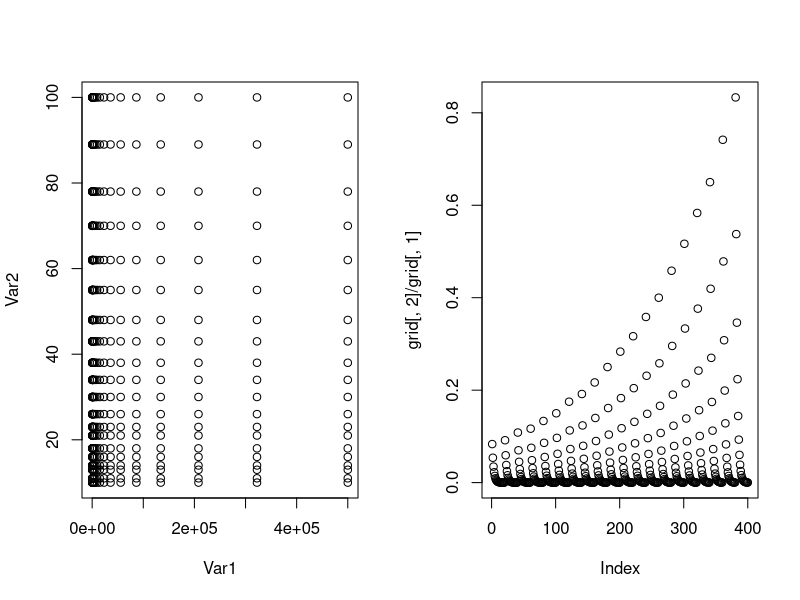
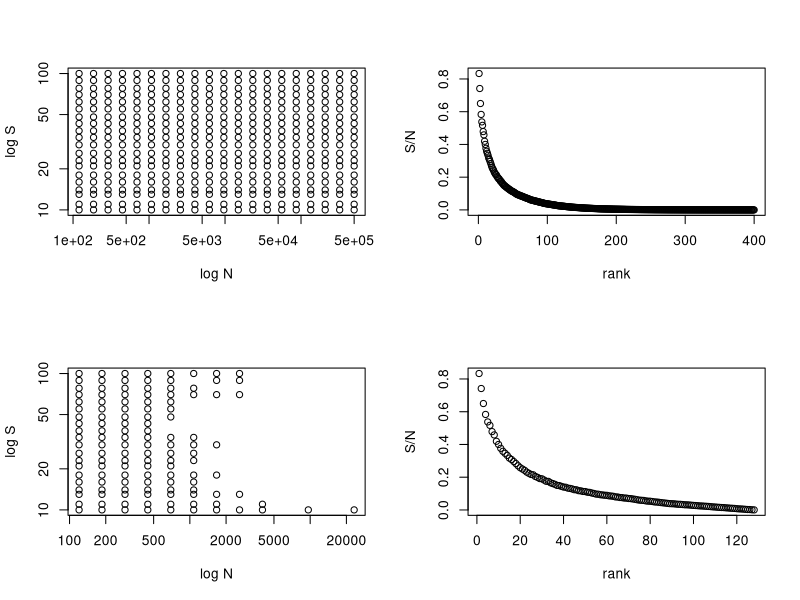

R code for these plots, in order:

##what parameter combinations to consider


S <- round(10^seq(log10(10),log10(100),length.out=20))

N <- round(10^seq(log10(120),log10(5e5),length.out=20))


grid <- expand.grid(N,S)
par(mfrow=c(1,2))
plot(grid)
plot(grid[,2]/grid[,1])
ratios<-round(sort(unique(grid[,2]/grid[,1])),3)

grid.uni <- grid[unique(match(ratios,round(grid[,2]/grid[,1],3))),]
dim(grid.uni)

par(mfrow=c(2,2))
plot(grid,log='xy',xlab='log N',ylab='log S')
plot(sort(grid[,2]/grid[,1],decreasing = TRUE), xlab='rank',ylab='S/N')
plot(grid.uni,log='xy',xlab='log N',ylab='log S')
plot(sort(grid.uni[,2]/grid.uni[,1],decreasing = TRUE), xlab='rank',ylab='S/N')


